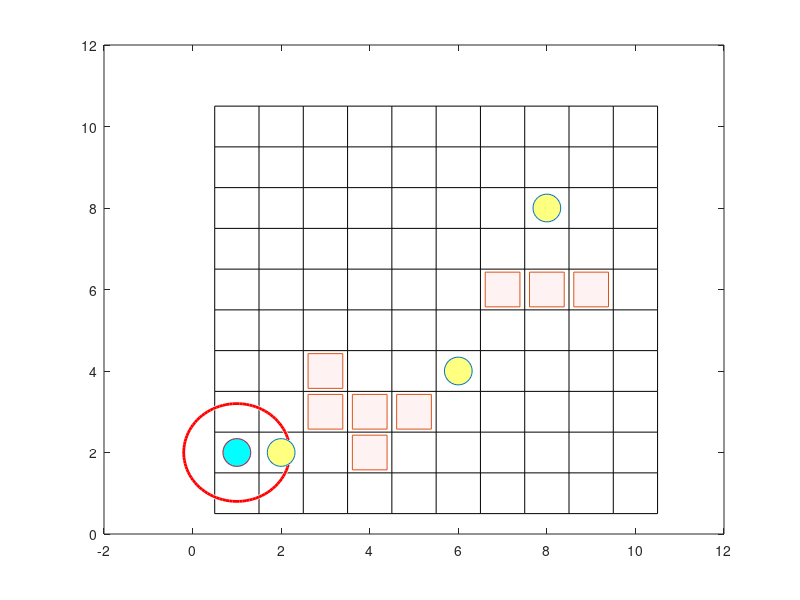

Source code (MATLAB): (Note: this script raises an error after producing the figure.)

%%%%%%%%%%%%%%%%%%%%%%%%Initialization%%%%%%%%%%%%%%%%%%%%%%%%%%%%%%%%%%%%
%%%%%Be careful when change the value of targets, it should not overlap%%%
%%%%%with obstacles, and modify the bscSpec in the meantime%%%%%%%%%%%%%%%
TargetPos=[6,4; 8,8; 2,2];%%Targets' position
ObsPos=[3,3; 3,4; 4,3; 5,3; 4,2; 7,6; 8,6; 9,6];%%Obstacles' position
currentPos=[1,2];%%Initial position
bscSpec='LTLSPEC !(F(cPath=35)& F(cPath=77)& F(cPath=11))';%%original LTL specification

%%%%%%%%%%%%%%%%%%plot targets
figure(1)
plot(TargetPos(:,1), TargetPos(:,2), 'o','MarkerSize',20, 'MarkerFaceColor', [1 1 0.5]);
hold on
plot(ObsPos(:,1), ObsPos(:,2), 's','MarkerSize',25, 'MarkerFaceColor', [1 0.95 0.95])

%%%%%%%%%%%%%%%%%%grid partition
xG=0.5:11;
yG=0.5:11;
xyG=meshgrid(xG,yG);
plot(xG,xyG,'k')
plot(xyG,yG,'k')

%%%%%%%%%%%%%%%%%make the first planning
plot1=plot(currentPos(1,1),currentPos(1,2), 'o','MarkerSize',20, 'MarkerFaceColor', [0 1 1]);%%show initial position
plot(currentPos(1,1),currentPos(1,2), 'o','MarkerSize',20, 'MarkerFaceColor', [0 1 1]);
%%Show detected area
cirl=viscircles(currentPos,1.2);

%%make first path planning
[xPathP,yPathP,t]=mcPathPlan(currentPos,bscSpec);
plot(xPathP,yPathP,'-. ')

%%Check whether task has been finished, and make path planning%%%%%%%%%%%%%
%%1.Whenever meet with an target, change it into an obstacle to avoid%%%%%%
%%collision; stop once the targets have been reached over%%%%%%%%%%%%%%%%%%
%%2.whenever meet with an obstacle, remake motion planning%%%%%%%%%%%%%%%%%
CurSpec=bscSpec;
counterTarget=length(TargetPos);%%used as counter of targets' amout
while(counterTarget>0)
    IsNotTarget=1;
    PlanNum=2;

    %%%if not reach a target position, just check obstacle and make
    %%%planning
    while(IsNotTarget==1)
        
        [FndObsNum,FndObsPos]= ObsCheck(currentPos,ObsPos);
        if FndObsNum>=1&&FndObsPos(1,1)~=0
            for i=1:FndObsNum
                CurSpec=NewObsLTLSpec(FndObsPos(i,:),CurSpec);
            end
            plot(FndObsPos(:,1), FndObsPos(:,2), 's','MarkerSize', 30, 'MarkerFaceColor', [1 0 0])%%%%%show dected obstacles
            PlanNum=2;
            [xPathP,yPathP,t]=mcPathPlan(currentPos,CurSpec);
            plot(xPathP,yPathP,'-. ')
        end
        pause(1)
        set(cirl,'Visible','off')
        set(plot1,'marker','none')

        currentPos=[xPathP(PlanNum),yPathP(PlanNum)];
        
        %%%show and update robot position
        plot1=plot(currentPos(1,1),currentPos(1,2), 'o','MarkerSize',20, 'MarkerFaceColor', [0 1 0]);
        cirl=viscircles(currentPos,1.2);
  
        
        PlanNum=PlanNum+1;%%%important for deciding where next position go 
        
        %%%if reached the target, change into the other specification
        %%%generation method
        for i=1:length(TargetPos)
             if currentPos(1,1)==TargetPos(i,1)&&currentPos(1,2)==TargetPos(i,2)
                 IsNotTarget=0;
                 plot(currentPos(1,1),currentPos(1,2), 'o','MarkerSize',20, 'MarkerFaceColor', [1 0 1])
             end
        end
        
    end
    
    counterTarget=counterTarget-1;
    if counterTarget==0
        break;
    end
    
    %%%%%%%%%%%IMPORTANT sequence%%%%%%%%%%%%%%%%%%%%%
    [FndObsNum,FndObsPos]= ObsCheck(currentPos,ObsPos);%%%%%%%%%%check if there are onstacles%%%
    if FndObsNum>=1&&FndObsPos(1,1)~=0
         for i=1:FndObsNum
                CurSpec=NewObsLTLSpec(FndObsPos(i,:),CurSpec);
         end
         plot(FndObsPos(:,1), FndObsPos(:,2), 's','MarkerSize', 30, 'MarkerFaceColor', [1 0 0])%%%%%show dected obstacle
    end
    [xPathP,yPathP,t]=mcPathPlan(currentPos,CurSpec);%%%%%%%%%obstacle based motion planning new path
    plot(xPathP,yPathP,'-. ')
    
    %%%%%%%%%%%%%%%%%%%%%%%%%%%%%%%%%%%%%%%%%%%%%%%%%%%%%%%%%%%%%
    CurSpec=NewTarLTLSpec(currentPos,CurSpec);%%%%%%change target into obstacle spec%%%%%%
    %%%%%%%%%%%%%%%%%%%%%%%%%%%%%%%%%%%%%%%%%%%%%%%%%%%%%%%%%%%%%
     
    pause(2)   
    set(cirl,'Visible','off')
    set(plot1,'marker','none')   
    currentPos=[xPathP(2),yPathP(2)];%%%%%%move forward
    plot1=plot(currentPos(1,1),currentPos(1,2), 'o','MarkerSize',20, 'MarkerFaceColor', [0 1 0]);    
    cirl=viscircles(currentPos,1.2);
    
    [xPathP,yPathP,t]=mcPathPlan(currentPos,CurSpec);%%%%%%%%%motion planning new path
    plot(xPathP,yPathP,'-. ')

end
set(cirl,'Visible','off')
%plot(currentPos(1,1),currentPos(1,2),'o','MarkerSize',20, 'MarkerFaceColor', [0 0.8 0.8])
hold off
